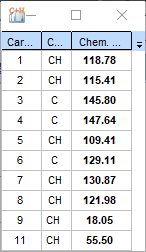
#> input picture Myristic_knapsack/4.png, 146 x 252 px, found by its file name
$ python shape.py
#> lines starting #> are read from the running program, lines starting #| are printed output that depends on the picture
# print image size and number of rows

import cv2
import numpy as np

# training image
file_in = r"Images\4.png"

# read black and white image
img = cv2.imread(file_in, 0)
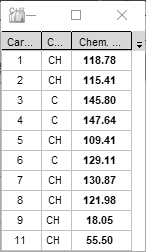
#> img: shape (252, 146); min 0, max 255, mean 233.5

height, width = img.shape
#> height = 252; width = 146

print("height", height)
#| height 252
print("width", width)
#| width 146


y0 = 55
spacing = 20

nrow = (height - y0)//spacing + 1
#> nrow = 10

print("rows", nrow)
#| rows 10

file_out = "full_bw.png"
cv2.imwrite(file_out, img)

$ run again, with Myristic_knapsack/1.png copied over Myristic_knapsack/4.png
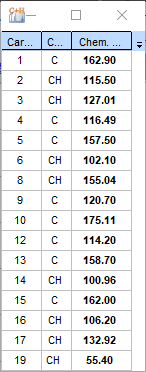
#> input picture Myristic_knapsack/1.png, 146 x 372 px, found by its file name
#> `img = cv2.imread(file_in, 0)`:
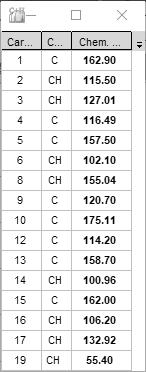
#> img: shape (372, 146); min 0, max 255, mean 234.6
#| height 372
#| width 146
#| rows 16

$ run again, with Myristic_knapsack/10.png copied over Myristic_knapsack/4.png
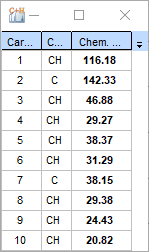
#> input picture Myristic_knapsack/10.png, 149 x 252 px, found by its file name
#> `img = cv2.imread(file_in, 0)`:
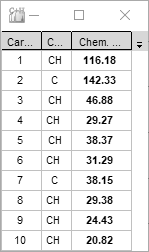
#> img: shape (252, 149); min 0, max 255, mean 234.8
#| height 252
#| width 149
#| rows 10
